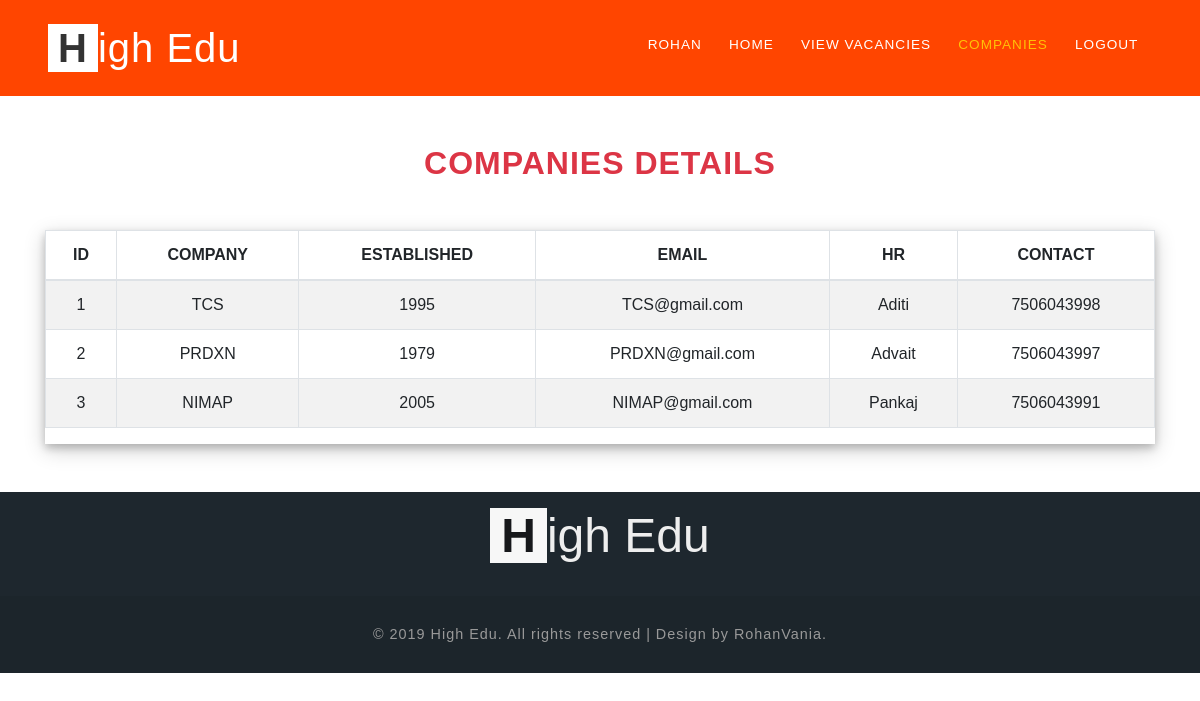
The app's page /Student/student_view_companies.php (signed in) with its own data.
### tables this page shows
CREATE TABLE `campus_recuritment_company` (
  `C_ID` int(11) NOT NULL,
  `C_COMPANY` varchar(255) NOT NULL,
  `C_ESTABLISHED` year(4) NOT NULL,
  `C_EMAIL` varchar(255) NOT NULL,
  `C_CONTACT` varchar(20) NOT NULL,
  `C_HR` varchar(200) NOT NULL,
  `C_USERNAME` varchar(150) NOT NULL,
  `C_PASSWORD` varchar(150) NOT NULL
);

### Student/student_view_companies.php (the view, shortened to what this page needs)
<?php
if (isset($_SESSION['studentid'])) {
    ?>
<?php
        require_once("../campus_config.php");
        $select = "SELECT * FROM campus_recuritment_company ";
        $query = mysqli_query($connect, $select);
        ?>
<!DOCTYPE html>
<html lang="eng">
<head>
    <link rel="stylesheet" href="css/bootstrap.css">
    <link rel="stylesheet" href="css/style1.css" type="text/css" media="all" />
</head>
<body>
    <div class="banner-content" id="home">
        <header class="header ">
            <div class="container-fluid px-lg-5">
                <nav class="py-4">
                    <div id="logo">
                        <h1> <a href="index.html"><span>H</span>igh Edu</a></h1>
                    </div>
                    <ul class="menu mt-2">
                        <li><a href="#"><?php echo $_SESSION['studentusername']; ?></a></li>
                        <li class=""><a href="student_main_page.php">Home</a></li>
                        <li><a href="student_view_vacancy.php"> View Vacancies</a></li>
                        <li class="active"><a href="student_view_companies.php">Companies</a></li>
                        <li><a href="student_logout.php"> Logout</a></li>
                    </ul>
                </nav>
            </div>
        </header>
    </div>
    <div class="container-fluid mt-5 mb-5">
        <div class="row">
            <div class="col-lg text-center">
                <h2 class=" text-danger "> COMPANIES DETAILS </h2>
            </div>
        </div>
    </div>
    <div class="container mt-5 mb-5 ">
        <div class="row">
            <div class="col-lg">
                <div class="table-responsive "
                    style="box-shadow: 0 4px 8px 0 rgba(0, 0, 0, 0.2), 0 6px 20px 0 rgba(0, 0, 0, 0.19);">
                    <table class="table table-bordered table-dar table-hover table-striped">
                        <thead>
                            <tr class="text-center">
                                <th>ID</th>
                                <th>COMPANY</th>
                                <th>ESTABLISHED</th>
                                <th>EMAIL</th>
                                <th>HR</th>
                                <th>CONTACT</th>
                            </tr>
                        </thead>
                        <tbody class="text-center">
                            <?php
                                    $i = 1;
                                    while ($row = mysqli_fetch_assoc($query)) {
                                        ?>
                            <tr>
                                <td><?php echo $i++; ?></td>
                                <td><?php echo $row['C_COMPANY']; ?></td>
                                <td><?php echo $row['C_ESTABLISHED']; ?></td>
                                <td><?php echo $row['C_EMAIL']; ?></td>
                                <td><?php echo $row['C_HR']; ?></td>
                                <td><?php echo $row['C_CONTACT']; ?></td>
                            </tr>
                            <?php
                                    }
                                    ?>
                        </tbody>
                    </table>
                </div>
            </div>
        </div>
    </div>
    <footer>
        <section class="footer footer_1its py-2">
            <div class="footer-grid_section text-center">
                <div class="footer-title-w3ls mb-3">
                    <a href="index.html"><span>H</span>igh Edu</a>
                </div>
            </div>
        </section>
        <div class="cpy-right text-center py-3">
            <p class="">© 2019 High Edu. All rights reserved | Design by
                <a href="#"> RohanVania.</a>
            </p>
        </div>
    </footer>
</body>
</html>
<?php
} else {
    header("location:../index.php");
}
?>

### Student/css/style1.css (style rules this page uses)
html, body { margin: 0; font-size: 100%; background: #fff; font-family: 'Raleway', sans-serif; scroll-behavior: smooth; }
body a { text-decoration: none; transition: 0.5s all; -webkit-transition: 0.5s all; -moz-transition: 0.5s all; -o-transition: 0.5s all; -ms-transition: 0.5s all; }
h1, h2, h3, h4, h5, h6 { margin: 0; letter-spacing: 1px; font-weight: 700; }
p { font-size: 0.9em; color: #8c9398; line-height: 2em; font-weight: 500; }
ul { margin: 0; padding: 0; }
header { position: absolute; z-index: 9; width: 100%; }
nav { margin: 0; padding: 0; }
#logo a { float: left; font-size: 0.8em; display: initial; margin: 0; letter-spacing: 1px; color: #fff; font-size: 1em; font-weight: 100; }
#logo a span { background: #fff; color: #333; padding: 2px 10px; font-weight: 800; }
nav:after { content: ""; display: table; clear: both; }
nav ul { float: right; padding: 0; margin: 0; list-style: none; position: relative; }
nav ul li { margin: 0px; display: inline-block; float: left; }
.menu li a { font-weight: 500; font-size: 0.85em; letter-spacing: 1px; margin: 0 1em; padding-left: 0; padding-right: 0; padding: 10px 0; color: #fff; text-transform: uppercase; -webkit-transition: 0.5s all ease; -moz-transition: 0.5s all ease; -o-transition: 0.5s all ease; -ms-transition: 0.5s all ease; }
.menu li.active a { color: #ffc107; }
li > a:only-child:after { content: ''; }
.banner-content { background: url(./banner.jpg)no-repeat center; background-size: cover; position: relative; min-height: 50em; }
.footer_1its { background: #1e272e; }
.footer p, .footer a { color: #6e7275; margin: 8px 0; }
.cpy-right { background: #1c252b; }
.cpy-right p, .cpy-right a { letter-spacing: 1px; color: #999; line-height: 1em; margin-top: 1em; }
.footer-title-w3ls a { font-size: 3em; text-transform: capitalize; font-weight: 100; color: #eee; }
.footer-title-w3ls a span { background: #f7f7f7; color: #17181b; padding: 1px 11px; font-weight: 800; }
.footer-grid_section { width: 60%; margin: auto; }
@media (max-width:1366px) { .banner-content { background: url(../images/banner.jpg)no-repeat center; background-size: cover; position: relative; min-height: 55em; } }

### Student/student_view_companies.php (style rules this page uses)
.banner-content { min-height: 6em; background: orangered; margin-bottom: 10px; }

### records on screen
campus_recuritment_company: C_COMPANY "TCS", C_ESTABLISHED "1995", C_EMAIL "TCS@gmail.com", C_HR "Aditi", C_CONTACT "7506043998"
campus_recuritment_company: C_COMPANY "PRDXN", C_ESTABLISHED "1979", C_EMAIL "PRDXN@gmail.com", C_HR "Advait", C_CONTACT "7506043997"
campus_recuritment_company: C_COMPANY "NIMAP", C_ESTABLISHED "2005", C_EMAIL "NIMAP@gmail.com", C_HR "Pankaj", C_CONTACT "7506043991"

### other values on screen
$_SESSION['studentusername'] "ROHAN"
